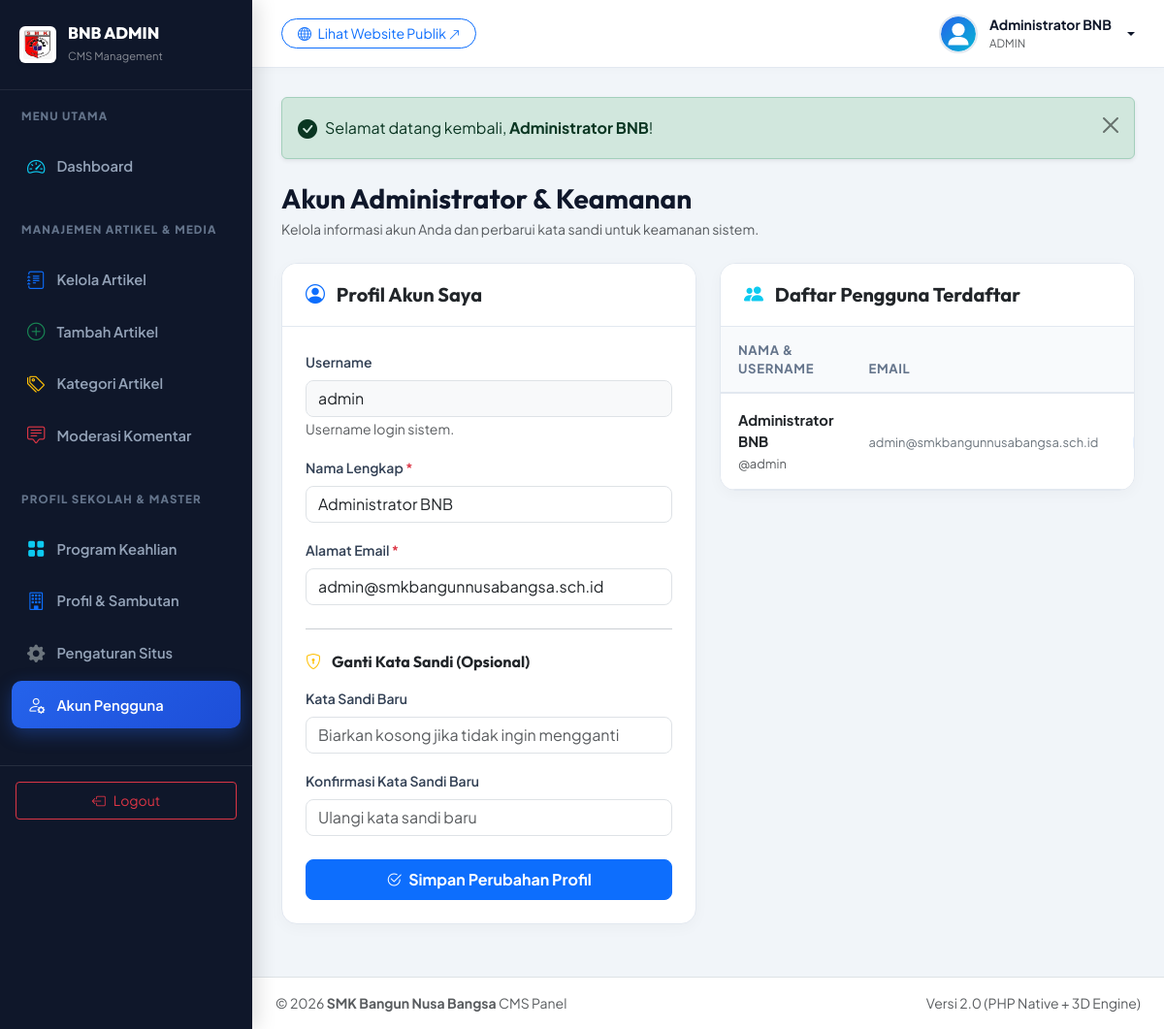
The page /admin/users.php (signed in) on the database its author committed.
### tables this page shows
CREATE TABLE IF NOT EXISTS `users` (
  `id` INT AUTO_INCREMENT PRIMARY KEY,
  `username` VARCHAR(50) NOT NULL UNIQUE,
  `password` VARCHAR(255) NOT NULL,
  `nama_lengkap` VARCHAR(100) NOT NULL,
  `email` VARCHAR(100) NOT NULL,
  `role` ENUM('admin', 'editor') DEFAULT 'admin',
  `foto` VARCHAR(255) DEFAULT 'default-avatar.png',
  `created_at` DATETIME DEFAULT CURRENT_TIMESTAMP
);

CREATE TABLE IF NOT EXISTS `school_profile` (
  `id` INT AUTO_INCREMENT PRIMARY KEY,
  `nama_sekolah` VARCHAR(150) NOT NULL DEFAULT 'SMK Bangun Nusa Bangsa',
  `slogan` VARCHAR(255) NOT NULL DEFAULT 'Mencetak Generasi Unggul, Terampil, Berkarakter & Siap Kerja',
  `sambutan_kepsek` TEXT NOT NULL,
  `nama_kepsek` VARCHAR(100) NOT NULL DEFAULT 'Drs. H. Mulyadi, M.Kom',
  `foto_kepsek` VARCHAR(255) DEFAULT 'kepsek.jpg',
  `sejarah` LONGTEXT NOT NULL,
  `visi` TEXT NOT NULL,
  `misi` TEXT NOT NULL,
  `alamat` TEXT NOT NULL,
  `email` VARCHAR(100) NOT NULL,
  `telepon` VARCHAR(50) NOT NULL,
  `whatsapp` VARCHAR(50) NOT NULL,
  `maps_embed` TEXT NULL,
  `facebook` VARCHAR(255) NULL,
  `instagram` VARCHAR(255) NULL,
  `youtube` VARCHAR(255) NULL
);

### admin/users.php (the view, shortened to what this page needs)
<?php
require_once __DIR__ . '/includes/header.php';
$pdo = getDBConnection();
$currentUserId = $_SESSION['user_id'] ?? 1;
$users = $pdo->query("SELECT id, username, nama_lengkap, email, role, created_at FROM users ORDER BY id ASC")->fetchAll();
$currentUserData = $pdo->prepare("SELECT * FROM users WHERE id = ?");
$currentUserData->execute([$currentUserId]);
$myUser = $currentUserData->fetch();
?>
<div class="d-flex justify-content-between align-items-center mb-4">
  <div>
    <h3 class="fw-bold mb-1">Akun Administrator &amp; Keamanan</h3>
    <p class="text-muted small mb-0">Kelola informasi akun Anda dan perbarui kata sandi untuk keamanan sistem.</p>
  </div>
</div>
<div class="row g-4">
  <div class="col-lg-6">
    <div class="admin-card">
      <div class="admin-card-header">
        <h5 class="fw-bold mb-0 text-dark"><i class="bi bi-person-circle text-primary me-2"></i> Profil Akun Saya</h5>
      </div>
      <div class="admin-card-body">
        <form action="<?= $baseUrl ?>/admin/users.php" method="POST">
          <div class="mb-3">
            <label class="form-label fw-semibold small">Username</label>
            <input type="text" class="form-control rounded-3 bg-light" value="<?= htmlspecialchars($myUser['username']) ?>" readonly disabled>
            <small class="text-muted">Username login sistem.</small>
          </div>
          <div class="mb-3">
            <label class="form-label fw-semibold small">Nama Lengkap <span class="text-danger">*</span></label>
            <input type="text" name="nama_lengkap" class="form-control rounded-3" value="<?= htmlspecialchars($myUser['nama_lengkap']) ?>" required>
          </div>
          <div class="mb-3">
            <label class="form-label fw-semibold small">Alamat Email <span class="text-danger">*</span></label>
            <input type="email" name="email" class="form-control rounded-3" value="<?= htmlspecialchars($myUser['email']) ?>" required>
          </div>
          <hr class="my-4">
          <h6 class="fw-bold text-dark mb-3"><i class="bi bi-shield-lock text-warning me-2"></i> Ganti Kata Sandi (Opsional)</h6>
          <div class="mb-3">
            <label class="form-label fw-semibold small">Kata Sandi Baru</label>
            <input type="password" name="password_baru" class="form-control rounded-3" placeholder="Biarkan kosong jika tidak ingin mengganti">
          </div>
          <div class="mb-4">
            <label class="form-label fw-semibold small">Konfirmasi Kata Sandi Baru</label>
            <input type="password" name="konfirmasi_password" class="form-control rounded-3" placeholder="Ulangi kata sandi baru">
          </div>
          <button type="submit" name="update_profile" class="btn btn-primary w-100 py-2 rounded-3 fw-bold">
            <i class="bi bi-check2-circle me-1"></i> Simpan Perubahan Profil
          </button>
        </form>
      </div>
    </div>
  </div>
  <div class="col-lg-6">
    <div class="admin-card">
      <div class="admin-card-header">
        <h5 class="fw-bold mb-0 text-dark"><i class="bi bi-people-fill text-info me-2"></i> Daftar Pengguna Terdaftar</h5>
      </div>
      <div class="table-responsive">
        <table class="table table-custom mb-0">
          <thead>
            <tr>
              <th>Nama &amp; Username</th>
              <th>Email</th>
              <th>Peran</th>
            </tr>
          </thead>
          <tbody>
            <?php foreach ($users as $u): ?>
              <tr>
                <td>
                  <strong class="text-dark d-block"><?= htmlspecialchars($u['nama_lengkap']) ?></strong>
                  <small class="text-muted">@<?= htmlspecialchars($u['username']) ?></small>
                </td>
                <td><small class="text-secondary"><?= htmlspecialchars($u['email']) ?></small></td>
                <td>
                </td>
              </tr>
            <?php endforeach; ?>
          </tbody>
        </table>
      </div>
    </div>
  </div>
</div>
<?php require_once __DIR__ . '/includes/footer.php'; ?>

### admin/includes/header.php (shortened to what this page needs)
<?php
require_once __DIR__ . '/../../config/functions.php';
$user = getAuthUser();
$school = getSchoolProfile();
$baseUrl = getBaseUrl();
$currentAdminPage = basename($_SERVER['PHP_SELF'], '.php');
?>
<!DOCTYPE html>
<html lang="id">
<head>
  <link href="https://cdn.jsdelivr.net/npm/bootstrap@5.3.3/dist/css/bootstrap.min.css" rel="stylesheet">
  <link rel="stylesheet" href="https://cdn.jsdelivr.net/npm/bootstrap-icons@1.11.3/font/bootstrap-icons.min.css">
  <link href="https://cdn.jsdelivr.net/npm/quill@2.0.2/dist/quill.snow.css" rel="stylesheet">
  <link rel="stylesheet" href="<?= $baseUrl ?>/assets/css/admin.css">
</head>
<body class="admin-body">
  <aside class="admin-sidebar">
    <a href="<?= $baseUrl ?>/admin/index.php" class="sidebar-brand">
      <img src="<?= $baseUrl ?>/assets/images/logo-smk.jpg" alt="Logo SMK" style="width: 38px; height: 38px; object-fit: contain;" class="rounded-2 p-1 bg-white shadow-sm">
      <div>
        <div style="font-family: 'Outfit'; font-weight: 800; font-size: 1.05rem; line-height: 1.2;">BNB ADMIN</div>
        <small class="text-white-50" style="font-size: 0.7rem;">CMS Management</small>
      </div>
    </a>
    <div class="sidebar-heading">Menu Utama</div>
    <ul class="sidebar-nav">
      <li class="nav-item">
        <a href="<?= $baseUrl ?>/admin/index.php" class="nav-link <?= $currentAdminPage === 'index' ? 'active' : '' ?>">
          <i class="bi bi-speedometer2 text-info"></i>
          <span>Dashboard</span>
        </a>
      </li>
    </ul>
    <div class="sidebar-heading">Manajemen Artikel &amp; Media</div>
    <ul class="sidebar-nav">
      <li class="nav-item">
        <a href="<?= $baseUrl ?>/admin/artikel.php" class="nav-link <?= in_array($currentAdminPage, ['artikel', 'artikel-edit']) ? 'active' : '' ?>">
          <i class="bi bi-journal-text text-primary"></i>
          <span>Kelola Artikel</span>
        </a>
      </li>
      <li class="nav-item">
        <a href="<?= $baseUrl ?>/admin/artikel-tambah.php" class="nav-link <?= $currentAdminPage === 'artikel-tambah' ? 'active' : '' ?>">
          <i class="bi bi-plus-circle text-success"></i>
          <span>Tambah Artikel</span>
        </a>
      </li>
      <li class="nav-item">
        <a href="<?= $baseUrl ?>/admin/kategori.php" class="nav-link <?= $currentAdminPage === 'kategori' ? 'active' : '' ?>">
          <i class="bi bi-tags text-warning"></i>
          <span>Kategori Artikel</span>
        </a>
      </li>
      <li class="nav-item">
        <a href="<?= $baseUrl ?>/admin/komentar.php" class="nav-link <?= $currentAdminPage === 'komentar' ? 'active' : '' ?>">
          <i class="bi bi-chat-square-text text-danger"></i>
          <span>Moderasi Komentar</span>
        </a>
      </li>
    </ul>
    <div class="sidebar-heading">Profil Sekolah &amp; Master</div>
    <ul class="sidebar-nav">
      <li class="nav-item">
        <a href="<?= $baseUrl ?>/admin/jurusan.php" class="nav-link <?= $currentAdminPage === 'jurusan' ? 'active' : '' ?>">
          <i class="bi bi-grid-fill text-info"></i>
          <span>Program Keahlian</span>
        </a>
      </li>
      <li class="nav-item">
        <a href="<?= $baseUrl ?>/admin/profil-sekolah.php" class="nav-link <?= $currentAdminPage === 'profil-sekolah' ? 'active' : '' ?>">
          <i class="bi bi-building text-primary"></i>
          <span>Profil &amp; Sambutan</span>
        </a>
      </li>
      <li class="nav-item">
        <a href="<?= $baseUrl ?>/admin/pengaturan.php" class="nav-link <?= $currentAdminPage === 'pengaturan' ? 'active' : '' ?>">
          <i class="bi bi-gear-fill text-secondary"></i>
          <span>Pengaturan Situs</span>
        </a>
      </li>
      <li class="nav-item">
        <a href="<?= $baseUrl ?>/admin/users.php" class="nav-link <?= $currentAdminPage === 'users' ? 'active' : '' ?>">
          <i class="bi bi-person-gear text-light"></i>
          <span>Akun Pengguna</span>
        </a>
      </li>
    </ul>
    <div class="p-3 mt-4 border-top border-secondary border-opacity-25">
      <a href="<?= $baseUrl ?>/logout.php" class="btn btn-outline-danger btn-sm w-100 py-2 d-flex align-items-center justify-content-center gap-2">
        <i class="bi bi-box-arrow-left"></i> Logout
      </a>
    </div>
  </aside>
  <div class="admin-main">
    <header class="admin-topbar">
      <div class="d-flex align-items-center gap-3">
        <a href="<?= $baseUrl ?>/index.php" target="_blank" class="btn btn-sm btn-outline-primary rounded-pill px-3">
          <i class="bi bi-globe me-1"></i> Lihat Website Publik <i class="bi bi-arrow-up-right small"></i>
        </a>
      </div>
      <div class="d-flex align-items-center gap-3">
        <div class="dropdown">
          <a href="#" class="admin-user-menu dropdown-toggle" data-bs-toggle="dropdown" aria-expanded="false">
            <img src="<?= getImageUrl($user['foto'] ?? 'admin.png', 'default-avatar.svg') ?>" alt="Admin" class="admin-avatar">
            <div class="d-none d-md-block text-start">
              <div class="fw-bold small"><?= htmlspecialchars($user['nama_lengkap']) ?></div>
              <div class="text-muted" style="font-size: 0.72rem; text-transform: uppercase;"><?= htmlspecialchars($user['role']) ?></div>
            </div>
          </a>
        </div>
      </div>
    </header>
    <main class="admin-content">

### admin/includes/footer.php (shortened to what this page needs)
    </main>
    <footer class="py-3 px-4 bg-white border-top text-muted small text-center text-md-start d-flex justify-content-between">
      <div>&copy; <?= date('Y') ?> <strong><?= htmlspecialchars($school['nama_sekolah']) ?></strong> CMS Panel</div>
      <div class="d-none d-md-block">Versi 2.0 (PHP Native + 3D Engine)</div>
    </footer>
  </div>
</body>
</html>

### assets/css/admin.css (style rules this page uses)
:root { --admin-sidebar-w: 260px; --admin-bg: #f1f5f9; --admin-dark: #0f172a; --admin-card: #ffffff; --admin-primary: #2563eb; --admin-secondary: #06b6d4; --admin-success: #10b981; --admin-warning: #f59e0b; --admin-danger: #ef4444; --admin-border: #e2e8f0; }
body.admin-body { font-family: 'Plus Jakarta Sans', sans-serif; background-color: var(--admin-bg); color: #334155; overflow-x: hidden; }
h1, h2, h3, h4, h5, h6 { font-family: 'Outfit', sans-serif; font-weight: 700; color: var(--admin-dark); }
.admin-sidebar { position: fixed; top: 0; left: 0; bottom: 0; width: var(--admin-sidebar-w); background: #0f172a; color: #94a3b8; z-index: 1000; overflow-y: auto; transition: all 0.3s cubic-bezier(0.16, 1, 0.3, 1); box-shadow: 4px 0 20px rgba(0, 0, 0, 0.15); }
.sidebar-brand { padding: 24px 20px; display: flex; align-items: center; gap: 12px; border-bottom: 1px solid rgba(255, 255, 255, 0.08); color: #ffffff; text-decoration: none; }
.sidebar-heading { font-size: 0.72rem; font-weight: 800; letter-spacing: 0.1em; text-transform: uppercase; color: #64748b; padding: 18px 22px 8px; }
.sidebar-nav { list-style: none; padding: 10px 12px; margin: 0; }
.sidebar-nav .nav-item { margin-bottom: 4px; }
.sidebar-nav .nav-link { display: flex; align-items: center; gap: 12px; padding: 11px 16px; color: #94a3b8; font-weight: 600; font-size: 0.92rem; border-radius: 10px; transition: all 0.2s ease; text-decoration: none; }
.sidebar-nav .nav-link i { font-size: 1.15rem; }
.sidebar-nav .nav-link.active { background: linear-gradient(135deg, #2563eb, #1d4ed8); color: #ffffff; box-shadow: 0 6px 18px rgba(37, 99, 235, 0.35); }
.admin-main { margin-left: var(--admin-sidebar-w); min-height: 100vh; display: flex; flex-direction: column; transition: all 0.3s cubic-bezier(0.16, 1, 0.3, 1); }
.admin-topbar { height: 70px; background: #ffffff; border-bottom: 1px solid var(--admin-border); padding: 0 30px; display: flex; align-items: center; justify-content: space-between; box-shadow: 0 2px 10px rgba(0, 0, 0, 0.02); position: sticky; top: 0; z-index: 900; }
.admin-user-menu { display: flex; align-items: center; gap: 12px; text-decoration: none; color: var(--admin-dark); }
.admin-avatar { width: 40px; height: 40px; border-radius: 50%; object-fit: cover; border: 2px solid #e2e8f0; }
.admin-content { padding: 30px; flex-grow: 1; }
.admin-card { background: #ffffff; border-radius: 16px; border: 1px solid var(--admin-border); box-shadow: 0 4px 15px rgba(0, 0, 0, 0.03); margin-bottom: 24px; overflow: hidden; }
.admin-card-header { padding: 20px 24px; border-bottom: 1px solid var(--admin-border); display: flex; align-items: center; justify-content: space-between; background: #ffffff; }
.admin-card-body { padding: 24px; }
.table-custom { vertical-align: middle; }
.table-custom thead th { background: #f8fafc; font-weight: 700; font-size: 0.82rem; text-transform: uppercase; letter-spacing: 0.05em; color: #64748b; padding: 14px 18px; border-bottom: 2px solid var(--admin-border); }
.table-custom tbody td { padding: 16px 18px; border-bottom: 1px solid var(--admin-border); font-size: 0.92rem; }

### rows shown on the page
users: nama_lengkap "Administrator BNB", role "ADMIN", username "admin", email "admin@smkbangunnusabangsa.sch.id"
school_profile: nama_sekolah "SMK Bangun Nusa Bangsa"

### other values the page prints
$message "Selamat datang kembali, Administrator BNB !"
